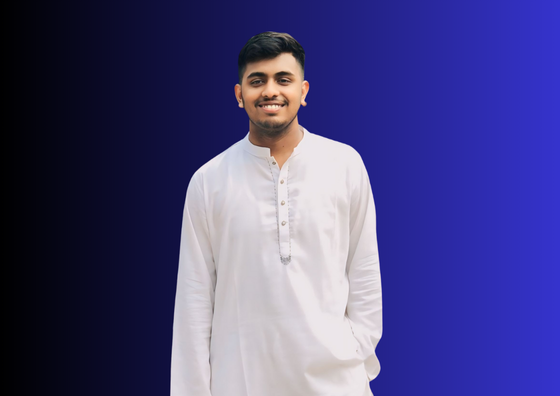
#> input picture assets/profile-src.png, 560 x 396 px
$ python dotify.py
#> lines starting #> are read from the running program, lines starting #| are printed output that depends on the picture
"""Render profile-src.png as a dot-matrix (halftone) SVG portrait.

To use a different photo: drop it in as profile-src.png, tune CROP so the face
fills the frame, then run `python dotify.py` (needs Pillow) — it rewrites
avatar-dots.svg. Raise COLS for more detail, lower it for a chunkier look.
"""
import os

from PIL import Image, ImageEnhance, ImageOps, ImageFilter

HERE = os.path.dirname(os.path.abspath(__file__))
SRC = os.path.join(HERE, "profile-src.png")
OUT = os.path.join(HERE, "avatar-dots.svg")

CROP = (110, 6, 350, 246)     # tight head-and-shoulders crop (460x460 GitHub photo)
COLS = 110                     # dot columns (higher = sharper face)
CELL = 5                       # px per cell in the output
PAD_X, PAD_TOP, PAD_BOT = 18, 18, 18

im = Image.open(SRC).convert("RGB").crop(CROP)
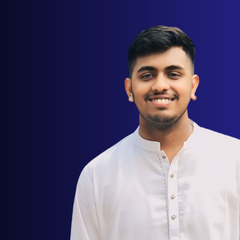
#> im: PIL image 240x240 RGB; mean R, G, B 89.5, 83.4, 115.8
im = im.filter(ImageFilter.UnsharpMask(radius=2, percent=140, threshold=2))
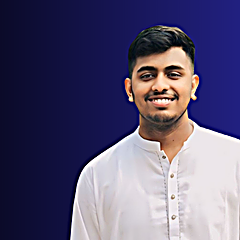
#> im: PIL image 240x240 RGB; mean R, G, B 89.7, 83.6, 115.7
rows = round(COLS * im.height / im.width)
#> rows = 110
small = im.resize((COLS, rows), Image.LANCZOS)
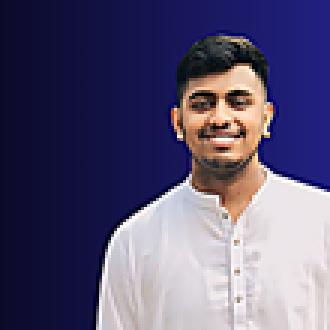
#> small: PIL image 110x110 RGB (shown 3 times larger); mean R, G, B 89.7, 83.7, 115.7
small = ImageEnhance.Color(small).enhance(1.30)
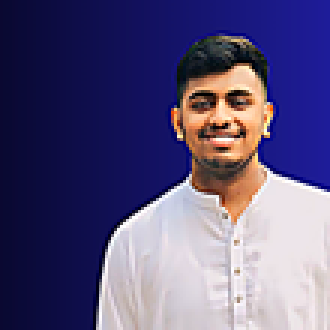
#> small: PIL image 110x110 RGB (shown 3 times larger); mean R, G, B 89.3, 81.6, 123.2
small = ImageEnhance.Contrast(small).enhance(1.18)
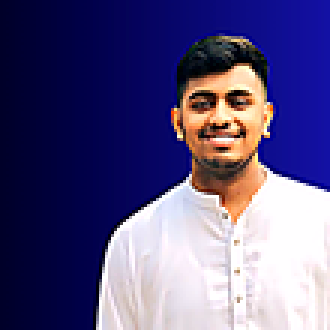
#> small: PIL image 110x110 RGB (shown 3 times larger); mean R, G, B 88.4, 80.6, 128.4
lum_img = ImageOps.autocontrast(small.convert("L"), cutoff=1)
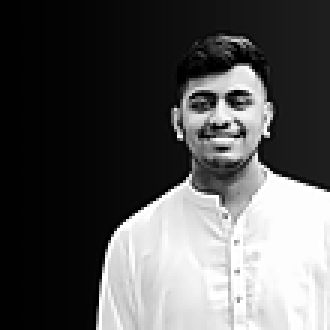
#> lum_img: PIL image 110x110 L (shown 3 times larger); min 0, max 255, mean 85.4
# a small palette keeps the SVG light: identical colours share one <g fill>
small = small.quantize(colors=128, method=Image.MEDIANCUT, dither=Image.NONE).convert("RGB")
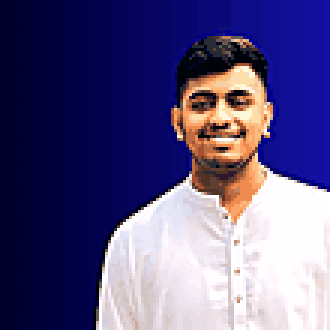
#> small: PIL image 110x110 RGB (shown 3 times larger); mean R, G, B 88.3, 80.5, 128.6

W = COLS * CELL + PAD_X * 2
H = rows * CELL + PAD_TOP + PAD_BOT
#> H = 586

buckets = {}
for y in range(rows):
    for x in range(COLS):
        r, g, b = small.getpixel((x, y))
        lum = lum_img.getpixel((x, y)) / 255.0
        # circular vignette: the portrait dissolves into the background grid
        dx, dy = (x - (COLS - 1) / 2) / (COLS / 2), (y - (rows - 1) / 2) / (rows / 2)
        dist = (dx * dx + dy * dy) ** 0.5
        fade = 1.0 if dist < 0.74 else max(0.0, 1 - (dist - 0.74) / 0.28)
        rad = (CELL * 0.54) * (lum ** 0.55) * fade
        if rad < 0.35:
            continue  # let the dim background grid show through
        cx = PAD_X + x * CELL + CELL // 2
        cy = PAD_TOP + y * CELL + CELL // 2
        col = "#%02x%02x%02x" % (r, g, b)
        buckets.setdefault(col, []).append('<circle cx="%d" cy="%d" r="%.1f"/>' % (cx, cy, rad))
#> after the loop, buckets = 97 items

groups = "".join('<g fill="%s">%s</g>' % (c, "".join(v)) for c, v in buckets.items())
n_dots = sum(len(v) for v in buckets.values())
#> n_dots = 5773

svg = f'''<svg xmlns="http://www.w3.org/2000/svg" viewBox="0 0 {W} {H}" width="{W}" height="{H}" role="img" aria-label="Mahmudul Hasan Abin, rendered as a dot matrix">
<title>Mahmudul Hasan Abin</title>
<defs>
  <clipPath id="p"><rect x="1" y="1" width="{W - 2}" height="{H - 2}" rx="16"/></clipPath>
  <pattern id="grid" width="6" height="6" patternUnits="userSpaceOnUse">
    <circle cx="3" cy="3" r="1.1" fill="#1B2B4D"/>
  </pattern>
  <linearGradient id="bg" x1="0" y1="0" x2="1" y2="1">
    <stop offset="0" stop-color="#05070E"/><stop offset="1" stop-color="#0A1024"/>
  </linearGradient>
  <linearGradient id="scan" x1="0" y1="0" x2="0" y2="1">
    <stop offset="0" stop-color="#22D3EE" stop-opacity="0"/>
    <stop offset="0.5" stop-color="#22D3EE" stop-opacity="0.30"/>
    <stop offset="1" stop-color="#22D3EE" stop-opacity="0"/>
  </linearGradient>
  <linearGradient id="edge" x1="0" y1="0" x2="1" y2="1">
    <stop offset="0" stop-color="#8B5CF6"/><stop offset="0.55" stop-color="#22D3EE"/><stop offset="1" stop-color="#8B5CF6"/>
  </linearGradient>
</defs>
<g clip-path="url(#p)">
  <rect width="{W}" height="{H}" fill="url(#bg)"/>
  <rect width="{W}" height="{H}" fill="url(#grid)"/>
  <g>
    {groups}

  </g>
  <rect x="0" y="-70" width="{W}" height="70" fill="url(#scan)">
    <animate attributeName="y" values="-70;{H}" dur="5.5s" begin="1s" repeatCount="indefinite"/>
  </rect>
  <g stroke="#22D3EE" stroke-width="2.5" fill="none" stroke-linecap="round" opacity="0.85">
    <path d="M14 42 V20 Q14 14 20 14 H42"/>
    <path d="M{W - 14} {H - 42} V{H - 20} Q{W - 14} {H - 14} {W - 20} {H - 14} H{W - 42}"/>
    <animate attributeName="opacity" values="0.35;0.95;0.35" dur="3s" repeatCount="indefinite"/>
  </g>
</g>
<rect x="1.5" y="1.5" width="{W - 3}" height="{H - 3}" rx="16" fill="none" stroke="url(#edge)" stroke-width="2" opacity="0.8"/>
</svg>'''

with open(OUT, "w", encoding="utf-8") as f:
    f.write(svg)
print("dots:", n_dots, "size:", W, "x", H, "bytes:", len(svg))
#| dots: 5773 size: 586 x 586 bytes: 205767
